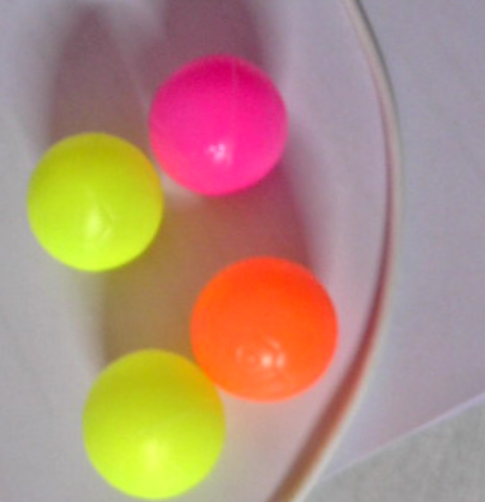
#> input picture img/Base.png, 485 x 502 px, given in place of the camera
$ python C_balls_detect.py
#> lines starting #> are read from the running program, lines starting #| are printed output that depends on the picture; after the words box and inside, x2 and y2 are one past the last pixel; in counts of white or black regions, pixels touching at a corner belong together
import cv2
import numpy as np

# Initialize webcam
cap = cv2.VideoCapture(1)
if not cap.isOpened():
    print("Error: Unable to access webcam")
    exit()

# Adjusted HSV ranges
colors = {
    "Pink": ([140, 50, 100], [170, 255, 255], (180, 105, 255)),      # Pink (hot pink)
    "Yellow": ([20, 120, 120], [35, 255, 255], (0, 255, 255)),       # Bright yellow
    "Orange": ([5, 140, 140], [18, 255, 255], (0, 140, 255))  # Refined orange hue         # True orange
}
kernel = np.ones((5, 5), "uint8")

def bgr_to_hex(bgr):
    return '#{:02x}{:02x}{:02x}'.format(bgr[2], bgr[1], bgr[0])

while True:
    ret, frame = cap.read()
#> frame is the input picture: shape (502, 485, 3); mean B, G, R 123.4, 142.4, 178.8
    if not ret:
        print("Error: Unable to read frame")
        break
    blurred = cv2.GaussianBlur(frame, (5, 5), 0)
    hsvFrame = cv2.cvtColor(blurred, cv2.COLOR_BGR2HSV)
#> hsvFrame: shape (502, 485, 3); mean H, S, V 99.2, 88.3, 182.8

    color_counts = {color: 0 for color in colors}
    total_count = 0

    for color_name, (lower, upper, bgr_color) in colors.items():
        lower = np.array(lower, np.uint8)
        upper = np.array(upper, np.uint8)
        mask = cv2.inRange(hsvFrame, lower, upper)
        mask = cv2.morphologyEx(mask, cv2.MORPH_OPEN, kernel)
        mask = cv2.dilate(mask, kernel)

        contours, _ = cv2.findContours(mask, cv2.RETR_TREE, cv2.CHAIN_APPROX_SIMPLE)

        for contour in contours:
            area = cv2.contourArea(contour)
            perimeter = cv2.arcLength(contour, True)
            circularity = 4 * np.pi * (area / (perimeter ** 2 + 1e-6))

            if area > 250 and 0.6 <= circularity <= 1.3:
                (x, y), radius = cv2.minEnclosingCircle(contour)
                center = (int(x), int(y))
                radius = int(radius)
                cv2.circle(frame, center, radius, bgr_color, 2)

                hex_color = bgr_to_hex(bgr_color)
                label = f"{color_name} ({hex_color})"
                cv2.putText(frame, label, (center[0] - 50, center[1] - 20),
                            cv2.FONT_HERSHEY_SIMPLEX, 0.6, bgr_color, 2)

                color_counts[color_name] += 1
                total_count += 1
#> this loop made 3 passes
#> pass 1, `mask = cv2.inRange(hsvFrame, lower, upper)`:
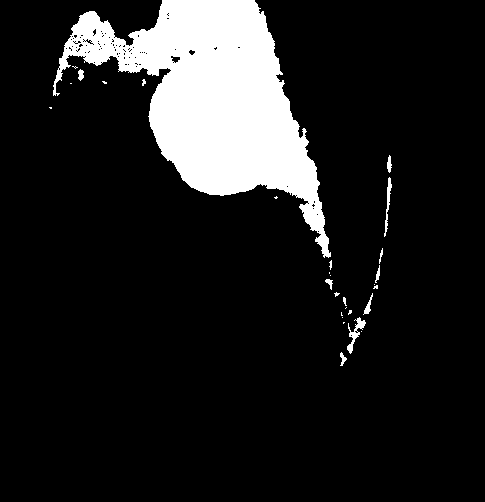
#> mask: shape (502, 485); 12.3% white; 29 white regions (18 under 20 px), largest, box (x1, y1, x2, y2) and area: (53, 0, 331, 258) 28971, (347, 317, 366, 354) 219, (384, 177, 392, 237) 156
#> pass 1, `mask = cv2.dilate(mask, kernel)`:
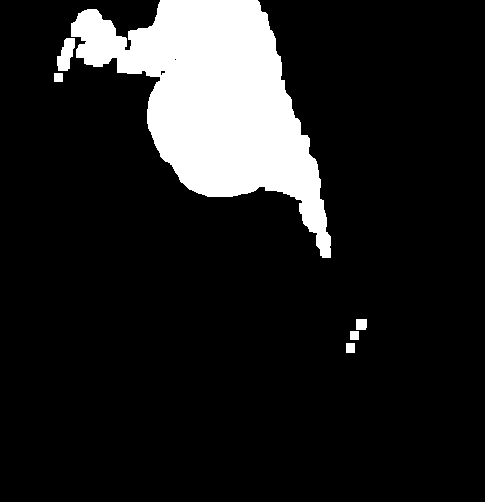
#> mask: shape (502, 485); 12.9% white; 6 white regions, box (x1, y1, x2, y2) and area: (71, 0, 331, 258) 30687, (57, 38, 75, 71) 394, (356, 319, 367, 330) 119, (346, 343, 355, 353) 90, (54, 73, 63, 82) 81, (350, 331, 359, 340) 81
#> pass 2, `mask = cv2.inRange(hsvFrame, lower, upper)`:
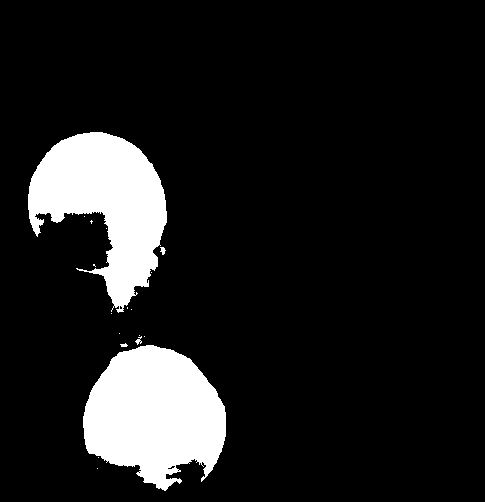
#> mask: shape (502, 485); 11.7% white; 18 white regions (13 under 20 px), largest, box (x1, y1, x2, y2) and area: (83, 345, 226, 491) 14683, (28, 132, 167, 313) 13601, (160, 247, 166, 255) 30, (135, 336, 142, 345) 29, (120, 343, 128, 347) 21
#> after the loop:
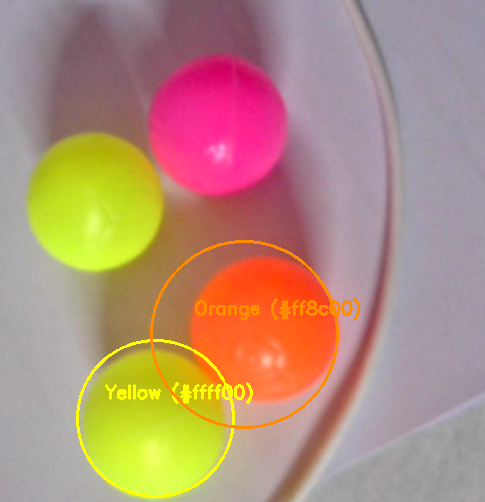
#> frame: shape (502, 485, 3); 2.27% of pixels changed, all inside (x1, y1, x2, y2) = (76, 240, 360, 498)
#> after the loop:
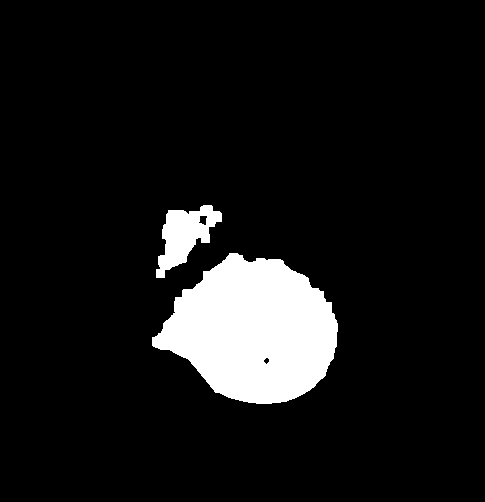
#> mask: shape (502, 485); 8.8% white; 2 white regions, box (x1, y1, x2, y2) and area: (152, 253, 338, 404) 19105, (156, 205, 222, 278) 2358
#> after the loop, color_counts = {'Pink': 0, 'Yellow': 1, 'Orange': 1}; total_count = 2

    # Top right count display
    y_offset = 30
    for color_name, count in color_counts.items():
        bgr_color = colors[color_name][2]
        text = f"{color_name}: {count}"
        text_size = cv2.getTextSize(text, cv2.FONT_HERSHEY_SIMPLEX, 0.6, 2)[0]
        cv2.putText(frame, text, (frame.shape[1] - text_size[0] - 10, y_offset),
                    cv2.FONT_HERSHEY_SIMPLEX, 0.6, bgr_color, 2)
        y_offset += 25
#> this loop made 3 passes
#> (color_name, count, bgr_color, text, text_size, y_offset) on passes 1 to 3: ('Pink', 0, (180, 105, 255), 'Pink: 0', (69, 14), 55), ('Yellow', 1, (0, 255, 255), 'Yellow: 1', (85, 14), 80), ('Orange', 1, (0, 140, 255), 'Orange: 1', (96, 14), 105)
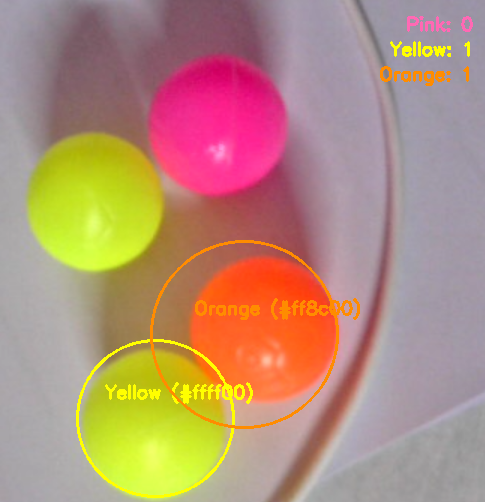
#> frame: shape (502, 485, 3); 0.62% of pixels changed, all inside (x1, y1, x2, y2) = (380, 16, 473, 86)
#> after the loop, y_offset = 105

    total_text = f"Total: {total_count}"
#> total_text = 'Total: 2'
    total_size = cv2.getTextSize(total_text, cv2.FONT_HERSHEY_SIMPLEX, 0.6, 2)[0]
#> total_size = (74, 14)
    cv2.putText(frame, total_text, (frame.shape[1] - total_size[0] - 10, y_offset + 10),
                cv2.FONT_HERSHEY_SIMPLEX, 0.6, (255, 255, 255), 2)
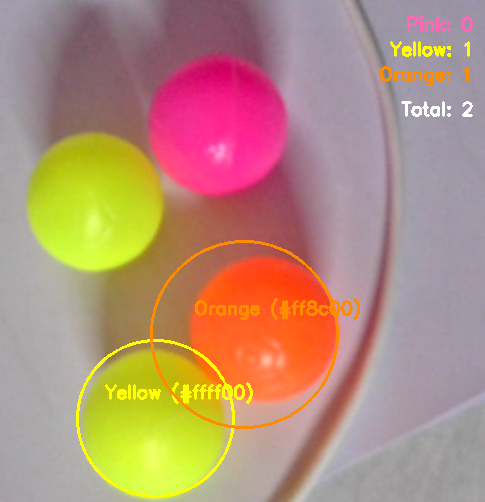
#> frame: shape (502, 485, 3); 0.19% of pixels changed, all inside (x1, y1, x2, y2) = (401, 101, 473, 117)

    cv2.imshow('Enhanced Ball Detection', frame)

    if cv2.waitKey(1) & 0xFF == ord('q'):
#> (key q is pressed here)
        break

cap.release()
cv2.destroyAllWindows()

$ run again, on img/Unordered_detect.png
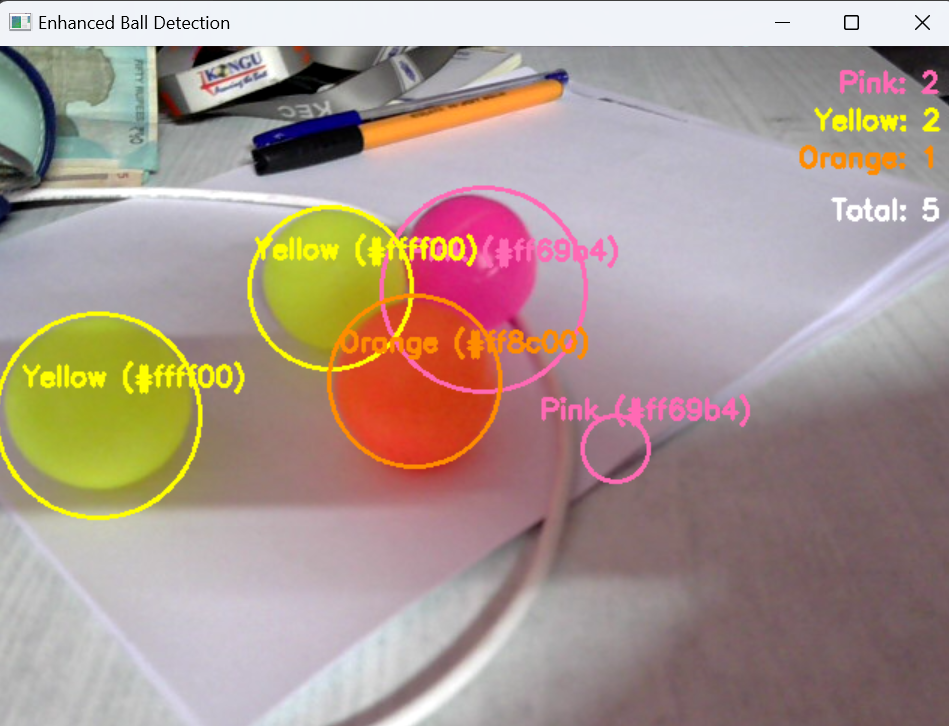
#> input picture img/Unordered_detect.png, 949 x 726 px, given in place of the camera
#> frame is the input picture: shape (726, 949, 3); mean B, G, R 143.8, 152, 170.6
#> hsvFrame: shape (726, 949, 3); mean H, S, V 99.7, 54.7, 174.9
#> the loop `for color_name, (lower, upper, bgr_color) in colors.items():` made 3 passes
#> pass 1, `mask = cv2.dilate(mask, kernel)`:
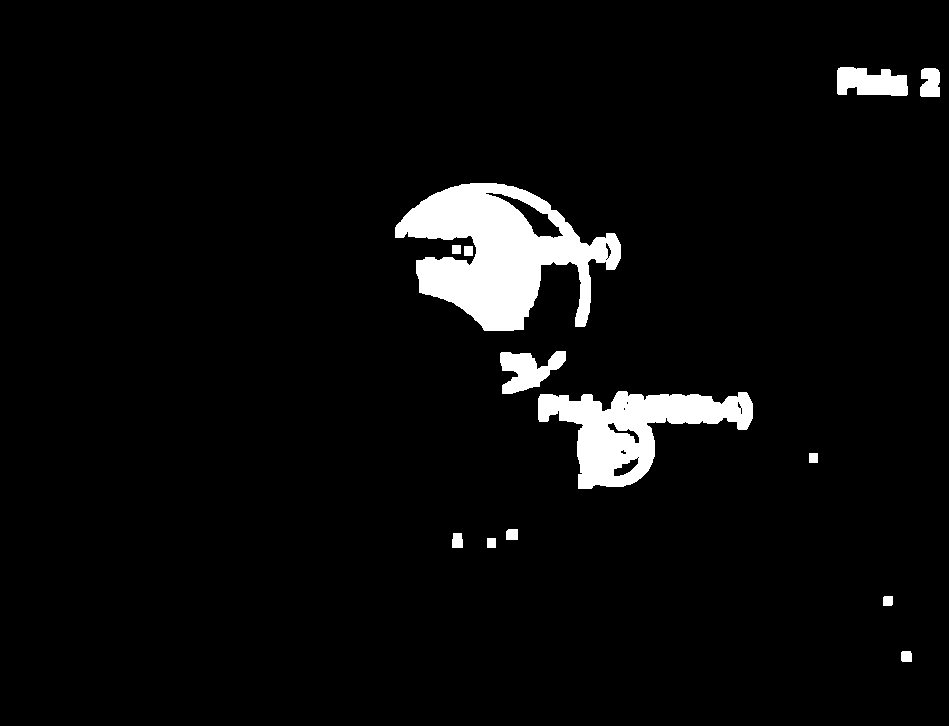
#> mask: shape (726, 949); 4.6% white; 13 white regions, largest, box (x1, y1, x2, y2) and area: (395, 183, 621, 331) 17472, (538, 391, 753, 489) 9810, (837, 67, 908, 96) 1627
#> after the loop `for color_name, (lower, upper, bgr_color) in colors.items():`: color_counts = {'Pink': 0, 'Yellow': 0, 'Orange': 0}; total_count = 0
#> the loop `for color_name, count in color_counts.items():` made 3 passes
#> (color_name, bgr_color, text, text_size, y_offset) on passes 1 to 3: ('Pink', (180, 105, 255), 'Pink: 0', (69, 14), 55), ('Yellow', (0, 255, 255), 'Yellow: 0', (85, 14), 80), ('Orange', (0, 140, 255), 'Orange: 0', (96, 14), 105)
#> after the loop `for color_name, count in color_counts.items():`: y_offset = 105
#> total_text = 'Total: 0'
#> total_size = (74, 14)
#> `cv2.putText(frame, total_text, (frame.shape[1] - total_size[0] - 10, y..`:
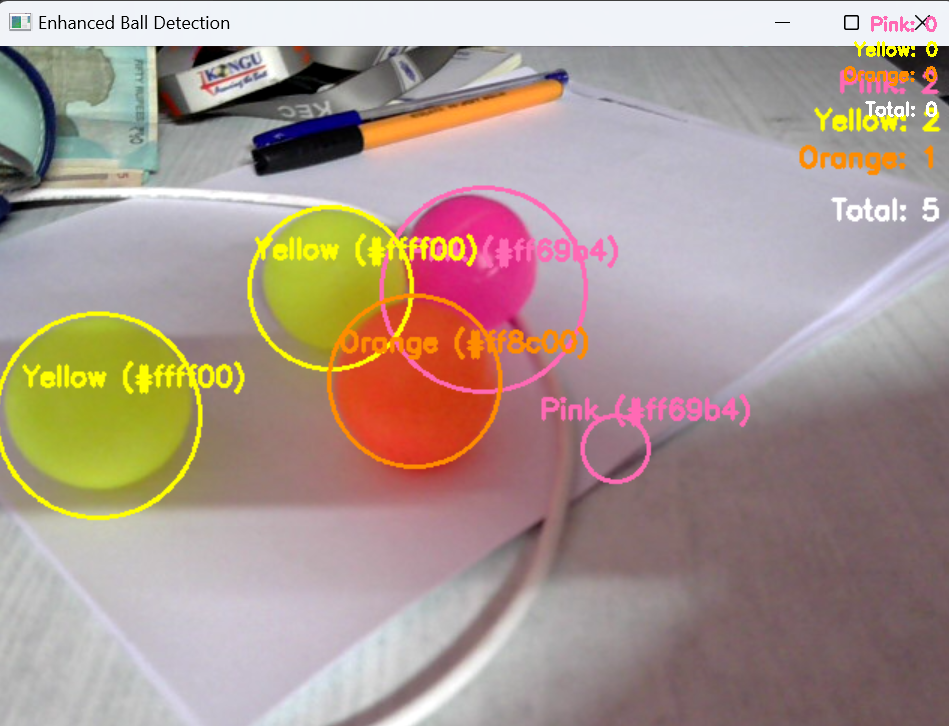
#> frame: shape (726, 949, 3); mean B, G, R 143.7, 152.2, 170.9
